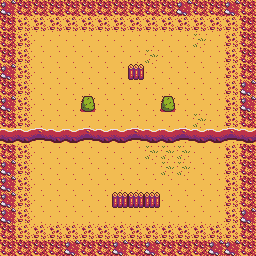

This is a level from a 2D game, rendered from its Tiled map with the project's own tilesets. A one-line summary and the complete map file follow:
An orthogonal 16x16 tile map with 16x16 px tiles, 6 tile layers (Background, Animated, Obstacles, Details, ...) and 2 objects (Player, Boss).

<map version="1.10" tiledversion="1.10.2" orientation="orthogonal" renderorder="right-down" width="16" height="16" tilewidth="16" tileheight="16" infinite="0" nextlayerid="13" nextobjectid="4">
 <tileset firstgid="1" source="../desert.tsx" />
 <layer id="1" name="Background" width="16" height="16">
  <data encoding="csv">
4,4,4,4,4,4,4,4,4,4,4,4,5,4,4,4,
4,5,4,4,4,4,4,4,4,4,4,4,4,4,4,4,
5,4,4,4,4,4,4,4,4,4,4,4,5,4,4,4,
4,4,4,4,4,4,4,4,4,5,4,4,4,4,4,4,
4,4,4,4,4,4,4,4,4,4,4,4,4,4,4,4,
4,4,4,4,4,4,4,4,4,4,4,4,4,4,4,4,
4,4,4,4,4,4,4,4,4,4,4,4,4,4,4,4,
4,4,4,4,4,4,4,4,4,4,4,4,5,4,4,4,
4,4,5,4,5,4,4,4,4,4,4,4,4,4,4,4,
4,4,4,4,4,4,4,4,4,5,5,5,4,4,4,5,
4,4,4,4,4,4,4,4,4,4,5,5,4,4,4,4,
4,4,4,4,4,4,4,4,4,4,4,4,4,4,4,4,
4,4,4,4,4,4,4,4,4,5,4,4,4,4,4,4,
5,4,4,4,4,4,4,4,4,4,4,4,4,4,4,4,
4,4,4,4,4,4,5,4,4,4,4,4,4,4,4,4,
5,4,4,4,4,4,4,4,4,4,4,4,5,4,4,4
</data>
 </layer>
 <layer id="3" name="Animated" width="16" height="16">
  <data encoding="csv">
0,0,0,0,0,0,0,0,0,0,0,0,0,0,0,0,
0,0,0,0,0,0,0,0,0,0,0,0,0,0,0,0,
0,0,0,0,0,0,0,0,0,0,0,0,0,0,0,0,
0,0,0,0,0,0,0,0,0,0,0,0,0,0,0,0,
0,0,0,0,0,0,0,0,0,0,0,0,0,0,0,0,
0,0,0,0,0,0,0,0,0,0,0,0,0,0,0,0,
0,0,0,0,0,7,0,0,0,0,7,0,0,0,0,0,
0,0,0,0,0,0,0,0,0,0,0,0,0,0,0,0,
0,0,0,0,0,0,0,0,0,0,0,0,0,0,0,0,
0,0,0,0,0,0,0,0,0,0,0,0,0,0,0,0,
0,0,0,0,0,0,0,0,0,0,0,0,0,0,0,0,
0,0,0,0,0,0,0,0,0,0,0,0,0,0,0,0,
0,0,0,0,0,0,0,0,0,0,0,0,0,0,0,0,
0,0,0,0,0,0,0,0,0,0,0,0,0,0,0,0,
0,0,0,0,0,0,0,0,0,0,0,0,0,0,0,0,
0,0,0,0,0,0,0,0,0,0,0,0,0,0,0,0
</data>
 </layer>
 <layer id="12" name="Obstacles" width="16" height="16">
  <data encoding="csv">
0,0,0,0,0,0,0,0,0,0,0,0,0,0,0,0,
0,0,0,0,0,0,0,0,0,0,0,0,0,0,0,0,
0,0,0,0,0,0,0,0,0,0,0,0,0,0,0,0,
0,0,0,0,0,0,0,0,0,0,0,0,0,0,0,0,
0,0,0,0,0,0,0,0,8,0,0,0,0,0,0,0,
0,0,0,0,0,0,0,0,0,0,0,0,0,0,0,0,
0,0,0,0,0,0,0,0,0,0,0,0,0,0,0,0,
0,0,0,0,0,0,0,0,0,0,0,0,0,0,0,0,
0,0,0,0,0,0,0,0,0,0,0,0,0,0,0,0,
0,0,0,0,0,0,0,0,0,0,0,0,0,0,0,0,
0,0,0,0,0,0,0,0,0,0,0,0,0,0,0,0,
0,0,0,0,0,0,0,0,0,0,0,0,0,0,0,0,
2,0,0,0,0,0,0,8,8,8,0,0,0,0,0,0,
0,0,0,0,0,0,0,0,0,0,0,0,0,0,0,0,
0,0,0,0,0,0,0,0,0,0,0,0,0,0,0,0,
0,0,0,0,0,0,0,0,0,0,0,0,0,0,0,0
</data>
 </layer>
 <layer id="5" name="Details" width="16" height="16">
  <data encoding="csv">
0,0,0,0,0,0,0,0,0,0,0,0,0,0,0,0,
0,3,3,3,3,3,3,3,3,3,3,3,3,3,3,0,
0,3,0,0,0,0,0,0,0,0,0,0,0,0,3,0,
0,3,0,0,0,0,0,0,0,0,0,0,0,0,3,0,
0,3,0,0,0,0,0,0,0,0,0,0,0,0,3,0,
0,3,0,0,0,0,0,0,0,0,0,0,0,0,3,0,
0,3,0,0,0,0,0,0,0,0,0,0,0,0,3,0,
0,3,0,0,0,0,0,0,0,0,0,0,0,0,3,0,
0,0,0,0,0,0,0,0,0,0,0,0,0,0,0,0,
0,3,0,0,0,0,0,0,0,0,0,0,0,0,3,0,
0,3,0,0,0,0,0,0,0,0,0,0,0,0,3,0,
0,3,0,0,0,0,0,0,0,0,0,0,0,0,3,0,
0,3,0,0,0,0,0,0,0,0,0,0,0,0,3,0,
0,3,0,0,0,0,0,0,0,0,0,0,0,0,3,0,
0,3,3,3,3,3,3,3,3,3,3,3,3,3,3,0,
0,0,0,0,0,0,0,0,0,0,0,0,0,0,0,0
</data>
 </layer>
 <layer id="6" name="Obstructables" width="16" height="16">
  <data encoding="csv">
2,1,1,1,1,1,1,1,1,1,1,2,1,1,2,1,
1,0,0,0,0,0,0,0,0,0,0,0,0,0,0,1,
1,0,0,0,0,0,0,0,0,0,0,0,0,0,0,1,
1,0,0,0,0,0,0,0,0,0,0,0,0,0,0,1,
2,0,0,0,0,0,0,0,0,0,0,0,0,0,0,1,
1,0,0,0,0,0,0,0,0,0,0,0,0,0,0,2,
2,0,0,0,0,0,0,0,0,0,0,0,0,0,0,2,
1,0,0,0,0,0,0,0,0,0,0,0,0,0,0,1,
0,0,0,0,0,0,0,0,0,0,0,0,0,0,0,0,
1,0,0,0,0,0,0,0,0,0,0,0,0,0,0,1,
2,0,0,0,0,0,0,0,0,0,0,0,0,0,0,1,
2,0,0,0,0,0,0,0,0,0,0,0,0,0,0,1,
0,0,0,0,0,0,0,0,0,0,0,0,0,0,0,1,
2,0,0,0,0,0,0,0,0,0,0,0,0,0,0,2,
1,0,0,0,0,0,0,0,0,0,0,0,0,0,0,1,
1,1,1,1,2,1,1,2,1,2,1,1,1,2,2,1
</data>
 </layer>
 <layer id="11" name="River" width="16" height="16">
  <data encoding="csv">
0,0,0,0,0,0,0,0,0,0,0,0,0,0,0,0,
0,0,0,0,0,0,0,0,0,0,0,0,0,0,0,0,
0,0,0,0,0,0,0,0,0,0,0,0,0,0,0,0,
0,0,0,0,0,0,0,0,0,0,0,0,0,0,0,0,
0,0,0,0,0,0,0,0,0,0,0,0,0,0,0,0,
0,0,0,0,0,0,0,0,0,0,0,0,0,0,0,0,
0,0,0,0,0,0,0,0,0,0,0,0,0,0,0,0,
0,0,0,0,0,0,0,0,0,0,0,0,0,0,0,0,
9,9,10,9,9,10,9,9,10,9,9,10,9,9,10,9,
0,0,0,0,0,0,0,0,0,0,0,0,0,0,0,0,
0,0,0,0,0,0,0,0,0,0,0,0,0,0,0,0,
0,0,0,0,0,0,0,0,0,0,0,0,0,0,0,0,
0,0,0,0,0,0,0,0,0,0,0,0,0,0,0,0,
0,0,0,0,0,0,0,0,0,0,0,0,0,0,0,0,
0,0,0,0,0,0,0,0,0,0,0,0,0,0,0,0,
0,0,0,0,0,0,0,0,0,0,0,0,0,0,0,0
</data>
 </layer>
 <objectgroup id="7" name="Entities">
  <object id="1" name="Player" x="136" y="104">
   <point />
  </object>
  <object id="2" name="Boss" x="136" y="216">
   <point />
  </object>
 </objectgroup>
</map>